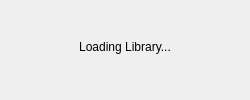
<?xml version="1.0" encoding="UTF-8"?>
<ui version="4.0">
 <class>dgLoading</class>
 <widget class="QDialog" name="dgLoading">
  <property name="geometry">
   <rect>
    <x>0</x>
    <y>0</y>
    <width>250</width>
    <height>100</height>
   </rect>
  </property>
  <property name="maximumSize">
   <size>
    <width>16777215</width>
    <height>150</height>
   </size>
  </property>
  <property name="windowTitle">
   <string>Dialog</string>
  </property>
  <layout class="QVBoxLayout" name="verticalLayout">
   <item>
    <widget class="QWidget" name="widget" native="true">
     <layout class="QHBoxLayout" name="horizontalLayout">
      <item>
       <widget class="QLabel" name="lLoadingStatus">
        <property name="frameShadow">
         <enum>QFrame::Plain</enum>
        </property>
        <property name="text">
         <string>Loading Library...</string>
        </property>
        <property name="alignment">
         <set>Qt::AlignCenter</set>
        </property>
        <property name="textInteractionFlags">
         <set>Qt::NoTextInteraction</set>
        </property>
       </widget>
      </item>
     </layout>
    </widget>
   </item>
   <item>
    <widget class="QDialogButtonBox" name="dgButtons">
     <property name="orientation">
      <enum>Qt::Horizontal</enum>
     </property>
     <property name="standardButtons">
      <set>QDialogButtonBox::NoButton</set>
     </property>
    </widget>
   </item>
  </layout>
 </widget>
 <resources/>
 <connections>
  <connection>
   <sender>dgButtons</sender>
   <signal>accepted()</signal>
   <receiver>dgLoading</receiver>
   <slot>accept()</slot>
   <hints>
    <hint type="sourcelabel">
     <x>227</x>
     <y>121</y>
    </hint>
    <hint type="destinationlabel">
     <x>157</x>
     <y>149</y>
    </hint>
   </hints>
  </connection>
  <connection>
   <sender>dgButtons</sender>
   <signal>rejected()</signal>
   <receiver>dgLoading</receiver>
   <slot>reject()</slot>
   <hints>
    <hint type="sourcelabel">
     <x>295</x>
     <y>127</y>
    </hint>
    <hint type="destinationlabel">
     <x>286</x>
     <y>149</y>
    </hint>
   </hints>
  </connection>
 </connections>
</ui>
